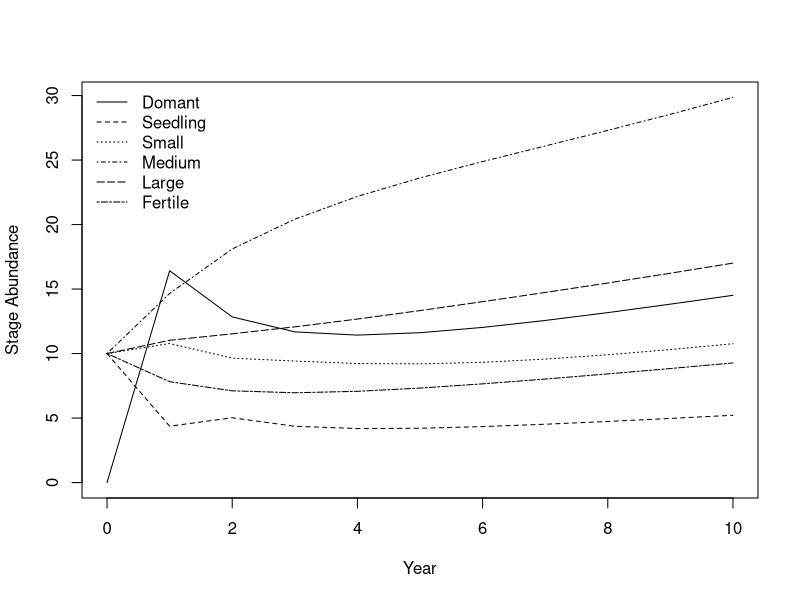
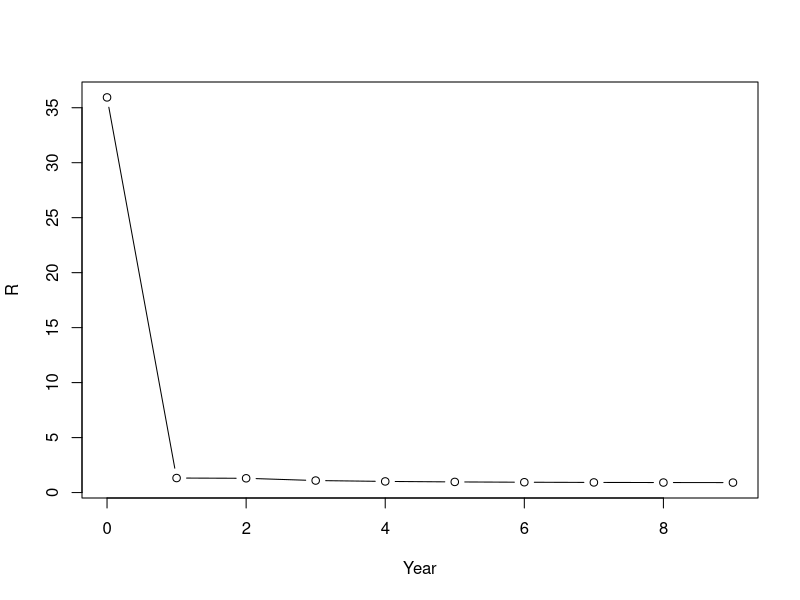
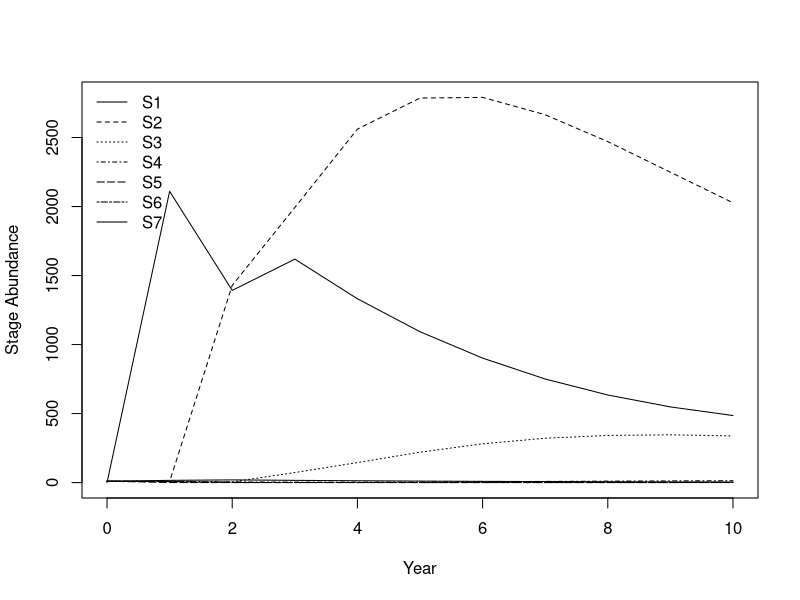

The R source for these figures, in order:
#Problem 2.1
#Part b: start with N = (0 10 10 10 10 10) and graph population dynamics
# for all stages for 10 years
#First, create a population projection matrix, and a vector of 
# stage class abundances for year zero
s1 <- c(0,0,0,0,0,1.642)
s2 <- c(0.098,0,0,0,0,0.437)
s3 <- c(0,0.342,0.591,0.050,0.095,0)
s4 <- c(0,0.026,0.295,0.774,0.177,0.194)
s5 <- c(0,0,0,0.145,0.596,0.362)
s6 <- c(0,0,0,0.016,0.277,0.489)
#Project matrix
A <- matrix(c(s1,s2,s3,s4,s5,s6),nr = 6,byrow = TRUE)
#Observed stage class abundances
N0 <- matrix(c(0,10,10,10,10,10),ncol = 1)
#Now, project the population over 10 years, using a for-loop
years <- 10
N.projections <- matrix(0,nrow = nrow(A),ncol = years+1)
N.projections[,1] <- N0
#Next, perform the iteration of matrix multiplication between
# the projection matrix and N0
for (i in 1:years) N.projections[,i+1] <- A %*% N.projections[,i]
#Finally, graph the results for each stage
matplot(0:years, t(N.projections), type = "l",lty = 1:6,col = 1,
        ylab = "Stage Abundance",xlab = "Year")
legend("topleft", legend = c("Domant","Seedling","Small","Medium",
                             "Large","Fertile"),lty = 1:6,col = 1,bty = "n")
#Part c: determine the stable stage distribution (SSD)
#Perform eigenanalysis on A to retrieve vectors and values,
# each of which provide a solution to Aw = λw 
eigs.A <- eigen(A)
eigs.A
#Next we explicitly find the index position of the largest 
# absolute value of the eigen-values
dom.pos <- which.max(eigs.A[["values"]])
#We extract w, keeping just the real part, and divide it by
# its sum to get the SSD
w <- Re(eigs.A[["vectors"]][,dom.pos])
ssd <- w/sum(w)
round(ssd,3)
#Part d (#1): determine λ.
#λ1, the aysmptotic finite rate of increase
L1 <- Re(eigs.A[["values"]][dom.pos])
L1
#Part d (#2): determine the elasticities.
#First, calculate reproductive value
M <- eigen(t(A))
v <- Re(M$vectors[,which.max(Re(M$values))])
RV <- v/v[1]
RV
#Next, calculate sensitivities
vw.s <- v %*% t(w)
(S <- vw.s/as.numeric(v %*% w))
max(S)
(sens <- which(S == max(S),arr.ind = TRUE))
A[sens]
#Finally, determine the elasticity of the projection matrix
elas <- (A/L1) * S
round(elas,3)
max(elas)
(sens <- which(elas == max(elas),arr.ind = TRUE))
elas[5,5]

#Problem 2.2
#Create a population projection matrix, and a vector of 
# stage class abundances for year zero
st1 <- c(0,0,0,0,127,4,80)
st2 <- c(0.6747,0.7370,0,0,0,0,0)
st3 <- c(0,0.0486,0.6610,0,0,0,0)
st4 <- c(0,0,0.0147,0.6907,0,0,0)
st5 <- c(0,0,0,0.0518,0,0,0)
st6 <- c(0,0,0,0,0.8091,0,0)
st7 <- c(0,0,0,0,0,0.8091,0.8089)
#Projection matrix
At <- matrix(c(st1,st2,st3,st4,st5,st6,st7),nr = 7,byrow = TRUE)
#Part b: determine the stable stage distribution
#Perform eigenanalysis on A to retrieve vectors and values,
# each of which provide a solution to Aw = λw 
eigs.At <- eigen(At)
eigs.At
#Next we explicitly find the index position of the largest 
# absolute value of the eigen-values
dom.post <- which.max(eigs.At[["values"]])
#We extract w, keeping just the real part, and divide it by
# its sum to get the SSD
wt <- Re(eigs.At[["vectors"]][,dom.post])
ssdt <- wt/sum(wt)
round(ssdt,3)
#Part c: determine λ
#λ1, the aysmptotic finite rate of increase
L1t <- Re(eigs.At[["values"]][dom.post])
L1t
#Part d: determine the elasticities
#First, calculate reproductive value
Mt <- eigen(t(At))
vt <- Re(Mt$vectors[,which.max(Re(Mt$values))])
RVt <- vt/vt[1]
RVt
#Next, calculate sensitivities
vw.st <- vt %*% t(wt)
(St <- vw.st/as.numeric(vt %*% wt))
max(St)
(senst <- which(St == max(St),arr.ind = TRUE))
At[senst]
#Finally, determine the elasticity of the projection matrix
elast <- (At/L1t) * St
round(elast,3)
max(elast)
(sens <- which(elast == max(elast),arr.ind = TRUE))
elast[4,4]
elast[3,3]
elast[2,2]
#Part e: predict long-term relative abundance for all stages
#Observed stage class abundances
Nt0 <- matrix(c(0,10,10,10,10,10,10),ncol = 1)
#First, project the population over 10 years, using a for-loop
yearst <- 10
Nt.projections <- matrix(0,nrow = nrow(At),ncol = yearst+1)
Nt.projections[,1] <- Nt0
#Now, perform the iteration of matrix multiplication between
# the projection matrix and N0
for (i in 1:yearst) Nt.projections[,i+1] <- At %*% Nt.projections[,i]
#Next, calculate Rt = Nt+1 /Nt for each year t
Nt.totals <- apply(Nt.projections, 2, sum)
#Next, get each Rt by dividing all the Nt+1 by each Nt
Rst <- Nt.totals[-1]/Nt.totals[-(yearst+1)]
#Finally, plot each R in each year t, rather than each year t+1
plot(0:(yearst-1), Rst,type = "b",xlab = "Year",ylab = "R")
#Part g: start with N = (0 10 10 10 10 10) and
# graph dynamics for all stages for 10 years
#New observed stage class abundances
Nn0 <- matrix(c(0,10,10,10,10,10,10),ncol = 1)
#Finally, graph the results for each stage
matplot(0:yearst, t(Nt.projections), type = "l",lty = 1:7,col = 1,
        ylab = "Stage Abundance",xlab = "Year")
legend("topleft", legend = c("S1","S2","S3","S4","S5",
                             "S6","S7"),lty = 1:6,col = 1,bty = "n")
  